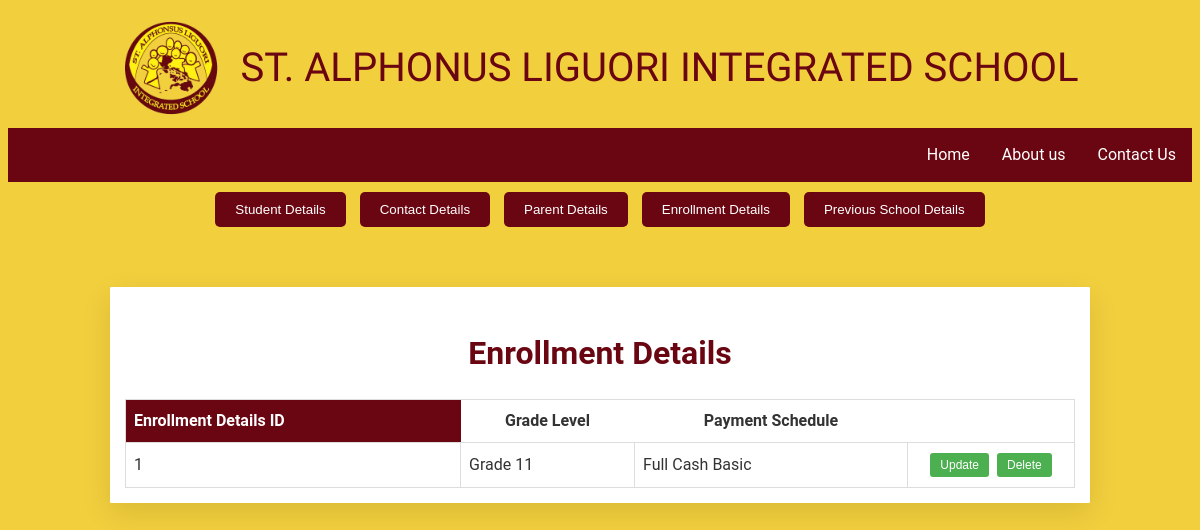
The app's page /enrollment-details.php with its own data.
### tables this page shows
CREATE TABLE `enrollment_details` (
  `enrollment_details_id` int(11) NOT NULL,
  `student_info_id` int(11) DEFAULT NULL,
  `grade_level` enum('Grade 11','Grade 12') NOT NULL,
  `payment_schedule` enum('Full Cash Basic','Semi-Annual','Quarterly','Monthly Basis','Other') NOT NULL
);

### enrollment-details.php (the view, shortened to what this page needs)
<?php
$servername = "localhost";
$username = "root";
$password = "";
$dbname = "enrollmentsystemdb";
$conn = new mysqli($servername, $username, $password, $dbname);
?>
<!DOCTYPE html>
<html lang="en">
<head>
</head>
<body>
<header>
    <div class="header-content">
        <img src="logo-removebg-preview.png" alt="School Logo" class="logo" width="100" height="100">
        <div class="school-name">ST. ALPHONUS LIGUORI INTEGRATED SCHOOL</div>
    </div>
</header>
<nav>
        <a class="navbar-link" href="contact_us.php">Contact Us</a>
        <a href="about.php">About us</a>
        <a href="main.php">Home</a>
    </nav>
<div class="container">
    <div class="nav-buttons">
        <button onclick="redirectTo('student-details.php')">Student Details</button>
        <button onclick="redirectTo('contact-details.php')">Contact Details</button>
        <button onclick="redirectTo('parent-details.php')">Parent Details</button>
        <button onclick="redirectTo('enrollment-details.php')">Enrollment Details</button>
        <button onclick="redirectTo('previous-details.php')">Previous School Details</button>
    </div>
<div class="container">
    <section class="details-section">
        <h2>Enrollment Details</h2>
        <table>
            <tr>
                <th id='id-column'>Enrollment Details ID</th>
                <th>Grade Level</th>
                <th>Payment Schedule</th>
            </tr>
            <?php
            $sql = "SELECT enrollment_details_id, grade_level, payment_schedule FROM enrollment_details";
            $result = $conn->query($sql);
            if ($result->num_rows > 0) {
                while($row = $result->fetch_assoc()) {
                    echo "<tr>
                            <td>" . htmlspecialchars($row["enrollment_details_id"]) . "</td>
                            <td>" . htmlspecialchars($row["grade_level"]) . "</td>
                            <td>" . htmlspecialchars($row["payment_schedule"]) . "</td>
                            <td class='action-column'>
                                <form action='update_enrollment.php' method='POST' style='display: inline-block;'>
                                    <input type='hidden' name='enrollment_details_id' value='" . $row["enrollment_details_id"] . "'>
                                    <button type='submit' class='edit-button'>Update</button>
                                </form>
                                <form action='delete_enrollment.php' method='POST' style='display: inline-block;'>
                                    <input type='hidden' name='enrollment_details_id' value='" . $row["enrollment_details_id"] . "'>
                                    <button type='submit' class='delete-button'>Delete</button>
                                </form>
                            </td>
                        </tr>";
                }
            } else {
                echo "<tr><td colspan='4'>No enrollment details found</td></tr>";
            }
            ?>
        </table>
    </section>
</div>
</body>
</html>

### enrollment-details.php (style rules this page uses)
body { font-family: 'Georgia', serif; background-color: #f2cf3d; color: #333; line-height: 1.6; overflow-x: hidden; }
.container { max-width: 1000px; margin: 0 auto; padding: 10px; }
nav { overflow: hidden; text-align: right; background-color: #6a0611; }
nav a { float: right; display: block; color: #fff; text-align: right; padding: 14px 16px; text-decoration: none; font-family: 'Roboto', serif; }
.header-content { text-align: center; padding: 10px 0; }
.logo { display: inline-block; vertical-align: middle; margin-right: 15px; }
.school-name { display: inline-block; vertical-align: middle; font-size: 2.5em; color: #6a0611; }
.details-section { background-color: #fff; border-radius: 1px; box-shadow: 0 10px 30px rgba(0, 0, 0, 0.1); padding: 15px; margin-top: 30px; margin-bottom: 20px; font-family: 'Roboto', serif; }
h2 { margin-bottom: 20px; font-size: 2rem; text-align: center; color: #6a0611; }
table { width: 100%; border-collapse: collapse; margin-top: 20px; border: 1px solid #ddd; }
td { padding: 8px; border: 1px solid #ddd; }
.nav-buttons { text-align: center; margin-bottom: 20px; }
.nav-buttons button { background-color: #6a0611; color: white; border: none; padding: 10px 20px; margin: 0 5px; cursor: pointer; border-radius: 5px; }
th#id-column { background-color: #6a0611; color: white; padding: 8px; text-align: left; }
.action-column { width: 150px; text-align: center; }
.action-column button { background-color: #4CAF50; color: white; border: none; padding: 5px 10px; text-align: center; text-decoration: none; display: inline-block; font-size: 12px; margin: 2px; cursor: pointer; border-radius: 3px; }
.delete-button { background-color: #f44336; }
.edit-button { background-color: #008CBA; }

### records on screen
enrollment_details: enrollment_details_id "1", grade_level "Grade 11", payment_schedule "Full Cash Basic"
